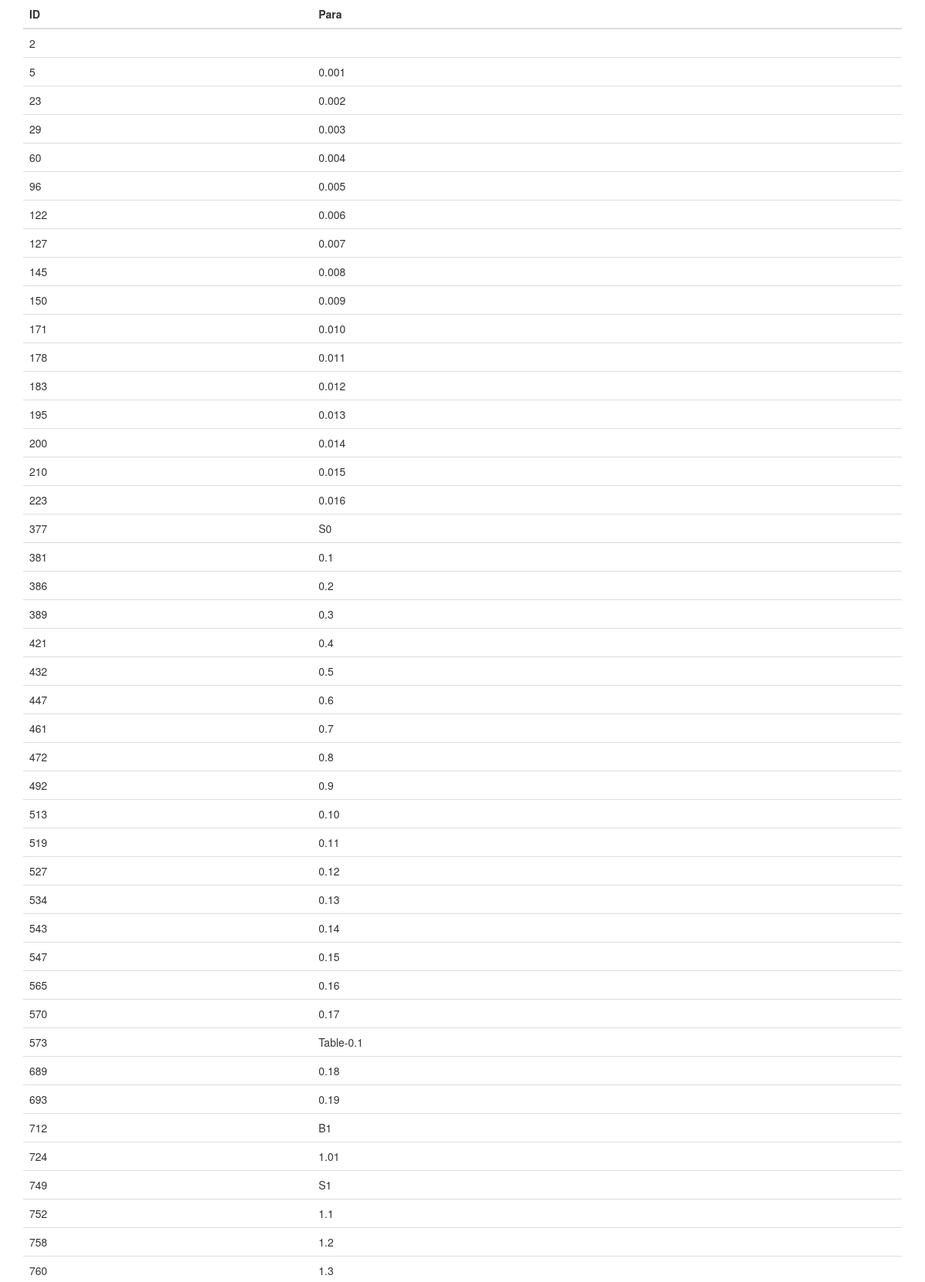
The app's page /Util_testindex.php (upper part) with its own data.
### tables this page shows
CREATE TABLE `B1v12019` (
  `ID` int(5) NOT NULL AUTO_INCREMENT,
  `Section` varchar(3) DEFAULT '',
  `Page` varchar(25) DEFAULT '',
  `Para` varchar(20) DEFAULT '',
  `Data1` varchar(135) DEFAULT '',
  `Data2` varchar(129) DEFAULT '',
  `Data3` varchar(97) DEFAULT '',
  `Data4` varchar(65) DEFAULT '',
  `Data5` varchar(64) DEFAULT '',
  `Data6` varchar(54) DEFAULT '',
  `Data7` varchar(54) DEFAULT '',
  `Data8` varchar(55) DEFAULT '',
  PRIMARY KEY (`ID`),
  UNIQUE KEY `ID` (`ID`) USING BTREE,
  KEY `ID_2` (`ID`)
);

### Fparaindex.php (called while the page is built, shortened)
<?php
function Fparaindex (){
  global $mysqli;
  $paraquery = "SELECT `ID`,`Para` FROM `B1v12019` GROUP BY `Para` ORDER BY `ID` ASC ";
  $pararesult = $mysqli->query($paraquery);
 return $pararesult;
}
 ?>

### Util_testindex.php (the view, shortened to what this page needs)
<!doctype html>
<html>
<head>
<link rel="stylesheet" href="http://maxcdn.bootstrapcdn.com/bootstrap/3.3.6/css/bootstrap.min.css">
</head>
<body>
<div class="container">
 <table class="table">
  <thead>
  <tr>
  <th scope="col">ID</th>
  <th scope="col">Para</th>
  </tr>
  </thead>
  <tbody>
      <?php
        $mysqli=Fdbconn();
        include "Fparaindex.php";
        $pararesult = Fparaindex();
      ?>
      <tr>
      <?php
    while($data = mysqli_fetch_array($pararesult))
    {
      echo"<td>".$data['ID']."</td>";
      echo"<td>".$data['Para']."</td>";
      echo "</tr>";
    }
    ?>
     </tbody>
  </table>
</div>
</body>
</html>

### records on screen
b1v12019: ID "2"
b1v12019: ID "5", Para "0.001"
b1v12019: ID "23", Para "0.002"
b1v12019: ID "29", Para "0.003"
b1v12019: ID "60", Para "0.004"
b1v12019: ID "96", Para "0.005"
b1v12019: ID "122", Para "0.006"
b1v12019: ID "127", Para "0.007"
b1v12019: ID "145", Para "0.008"
b1v12019: ID "150", Para "0.009"
b1v12019: ID "171", Para "0.010"
b1v12019: ID "178", Para "0.011"
b1v12019: ID "183", Para "0.012"
b1v12019: ID "195", Para "0.013"
b1v12019: ID "200", Para "0.014"
b1v12019: ID "210", Para "0.015"
b1v12019: ID "223", Para "0.016"
b1v12019: ID "377", Para "S0"
b1v12019: ID "381", Para "0.1"
b1v12019: ID "386", Para "0.2"
b1v12019: ID "389", Para "0.3"
b1v12019: ID "421", Para "0.4"
b1v12019: ID "432", Para "0.5"
b1v12019: ID "447", Para "0.6"
b1v12019: ID "461", Para "0.7"
b1v12019: ID "472", Para "0.8"
b1v12019: ID "492", Para "0.9"
b1v12019: ID "513", Para "0.10"
b1v12019: ID "519", Para "0.11"
b1v12019: ID "527", Para "0.12"
b1v12019: ID "534", Para "0.13"
b1v12019: ID "543", Para "0.14"
b1v12019: ID "547", Para "0.15"
b1v12019: ID "565", Para "0.16"
b1v12019: ID "570", Para "0.17"
b1v12019: ID "573", Para "Table-0.1"
b1v12019: ID "689", Para "0.18"
b1v12019: ID "693", Para "0.19"
b1v12019: ID "712", Para "B1"
b1v12019: ID "724", Para "1.01"
b1v12019: ID "749", Para "S1"
b1v12019: ID "752", Para "1.1"
b1v12019: ID "758", Para "1.2"
b1v12019: ID "760", Para "1.3"
